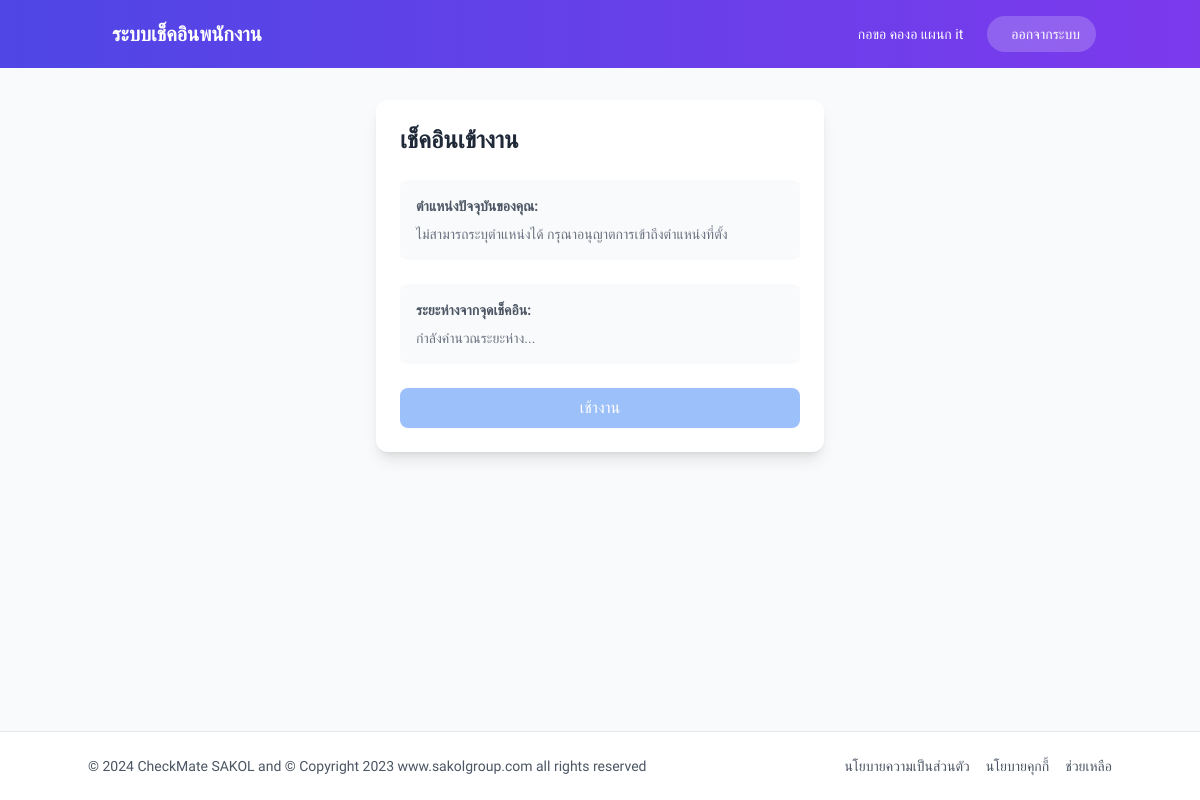
/attendance/check-in/ (signed in), run on the app's committed database.
### attendance/models.py (models this page shows)
class User(AbstractUser):
    ROLE_CHOICES = (
        ('manager', 'หัวหน้า'),
        ('employee', 'พนักงาน'),
    )
    DEPARTMENT_CHOICES = [
        ('purchasing', 'ฝ่ายจัดซื้อ'),
        ('sale_co', 'ฝ่ายSaleCo'),
        ('store', 'ฝ่ายสโตร์'),
        ('delivery', 'ฝ่ายจัดส่ง'),
        ('accounting', 'ฝ่ายบัญชี'),
        ('engineering', 'ฝ่ายวิศวะ'),
        ('it', 'ฝ่ายIT'),
        ('gps', 'ฝ่ายGPS'),
        ('production', 'ฝ่ายผลิต'),
        ('sales_project', 'ฝ่ายSales Project'),
        ('sales', 'ฝ่ายSales'),
        ('marketing', 'ฝ่ายการตลาด'),
        ('hr', 'ฝ่ายHR'),
        ('sales_solar', 'ฝ่ายSales Solar Project'),
        ('sales_plusclean', 'ฝ่ายSales Plusclean Project'),
    ]
    role = models.CharField('ตำแหน่ง', max_length=10, choices=ROLE_CHOICES)
    department = models.CharField('แผนก', max_length=20, choices=DEPARTMENT_CHOICES)
    phone = models.CharField('เบอร์โทรศัพท์', max_length=10)
    address = models.TextField('ที่อยู่')
    class Meta:
        verbose_name = 'ผู้ใช้งาน'
        verbose_name_plural = 'ผู้ใช้งาน'

### attendance/views.py (the view, shortened to what this page needs)
# urls.py: path('check-in/', views.check_in, name='check_in'),  # ลบ path ที่ซ้ำกัน
@login_required
def check_in(request):
    return render(request, 'attendance/check_in.html')

### attendance/templates/attendance/check_in.html (shortened to what this page needs)
{% extends 'attendance/base.html' %}
{% block extra_css %}
<link rel="stylesheet" href="https://unpkg.com/leaflet@1.9.4/dist/leaflet.css" />
{% endblock %}
{% block content %}
<div class="container mx-auto px-4 py-8">
    <div class="max-w-md mx-auto bg-white dark:bg-gray-800 rounded-xl shadow-lg p-6">
        <h1 class="text-2xl font-bold mb-6 text-gray-800 dark:text-white">เช็คอินเข้างาน</h1>
        <div class="mb-6 p-4 bg-gray-50 dark:bg-gray-700 rounded-lg">
            <h2 class="text-sm font-semibold mb-2 text-gray-600 dark:text-gray-300">ตำแหน่งปัจจุบันของคุณ:</h2>
            <div id="currentLocation" class="text-sm text-gray-500 dark:text-gray-400">
            </div>
        </div>
        <div class="mb-6 p-4 bg-gray-50 dark:bg-gray-700 rounded-lg">
            <h2 class="text-sm font-semibold mb-2 text-gray-600 dark:text-gray-300">ระยะห่างจากจุดเช็คอิน:</h2>
            <div id="distanceInfo" class="text-sm text-gray-500 dark:text-gray-400">
                กำลังคำนวณระยะห่าง...
            </div>
        </div>
        <form method="post" id="checkInForm">
            <button type="submit"
                    id="checkInButton"
                    disabled
                    class="w-full bg-blue-500 text-white px-4 py-2 rounded-lg hover:bg-blue-600 disabled:opacity-50 disabled:cursor-not-allowed">
                เช้างาน
            </button>
        </form>
    </div>
</div>
{% endblock %}

### attendance/templates/attendance/base.html (shortened to what this page needs)
<!DOCTYPE html>
<html lang="th">
<head>
    <script src="https://cdn.tailwindcss.com"></script>
    {% block extra_css %}{% endblock %}
</head>
<body class="bg-gray-50 dark:bg-gray-900 min-h-screen">
    <nav class="gradient-bg text-white sticky top-0 z-50 backdrop-blur-lg bg-opacity-80">
        <div class="container mx-auto">
            <div class="flex justify-between items-center p-4">
                <a href="/" class="text-lg md:text-xl font-bold flex items-center space-x-2">
                    <span>ระบบเช็คอินพนักงาน</span>
                </a>
                <div class="flex items-center space-x-4">
                    <button onclick="toggleDarkMode()" class="p-2 rounded-full hover:bg-white/10 transition duration-200">
                    </button>
                    {% if user.is_authenticated %}
                        <div class="hidden md:flex items-center space-x-6">
                            <div class="flex items-center space-x-2">
                                <span class="text-sm">{{ user.first_name }} {{ user.last_name }} แผนก {{ user.department }}</span>
                            </div>
                            <form method="post" action="{% url 'attendance:logout' %}" class="inline">
                                <button type="submit" class="bg-white/20 backdrop-blur-sm px-4 py-2 rounded-full hover:bg-white/30 transition duration-300 flex items-center space-x-2 text-sm">
                                    <span>ออกจากระบบ</span>
                                </button>
                            </form>
                        </div>
                    {% endif %}
                </div>
            </div>
        </div>
    </nav>
    <main class="pb-20">
        {% block content %}
        {% endblock %}
    </main>
    <footer class="fixed bottom-0 w-full bg-white dark:bg-gray-800 border-t border-gray-200 dark:border-gray-700 py-4 px-4 md:py-6">
        <div class="container mx-auto flex flex-col md:flex-row justify-between items-center">
            <p class="text-sm text-gray-600 dark:text-gray-400 mb-2 md:mb-0">© 2024 CheckMate SAKOL and © Copyright 2023 www.sakolgroup.com all rights reserved</p>
            <div class="flex items-center space-x-4">
                <a href="{% url 'attendance:privacy_policy' %}" class="text-gray-600 dark:text-gray-400 hover:text-indigo-600 dark:hover:text-indigo-400 text-sm">
                    นโยบายความเป็นส่วนตัว
                </a>
                <a href="{% url 'attendance:cookie_policy' %}" class="text-gray-600 dark:text-gray-400 hover:text-indigo-600 dark:hover:text-indigo-400 text-sm">
                    นโยบายคุกกี้
                </a>
                <a href="#" class="text-gray-600 dark:text-gray-400 hover:text-indigo-600 dark:hover:text-indigo-400 text-sm">
                    ช่วยเหลือ
                </a>
            </div>
        </div>
    </footer>
</body>
</html>

### attendance/templates/attendance/base.html (style rules this page uses)
body { font-family: 'Prompt', sans-serif; }
.gradient-bg { background: linear-gradient(to right, #4f46e5, #7c3aed); }

### data on the page
User: first_name "กอขอ", last_name "คองอ", department "it"
